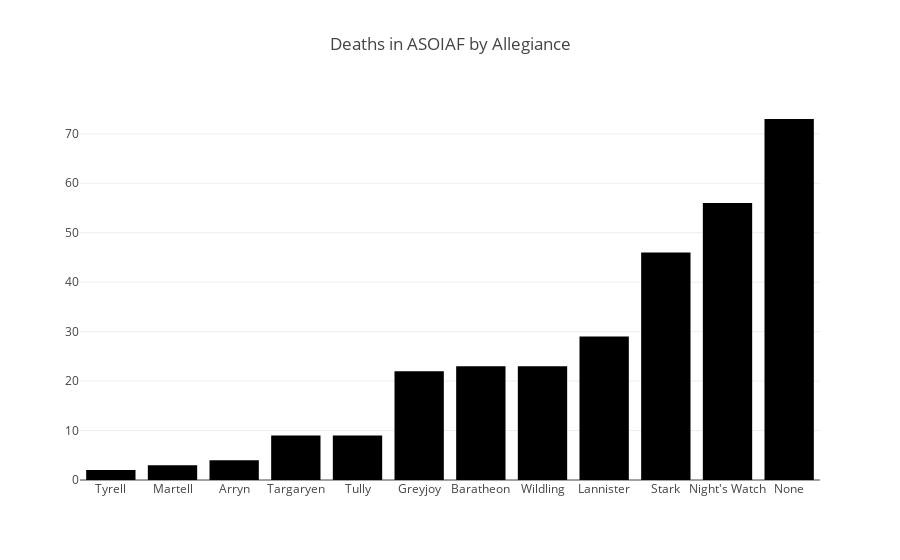

Write notebook code for a chart like this one.
### Code cell
data = [go.Bar(x = df4['Allegiances'],
               y = df4['Death Count'],
               marker=dict(color='black')
              )]

layout = dict(title = "Deaths in ASOIAF by Allegiance")
fig = dict(data = data, layout = layout)
iplot(fig, validate = False)

### Figure 1 — Plotly figure (JSON) as saved in the notebook; plotly's stock layout.template omitted (floating-point values rounded to 4 significant figures)
{"data": [{"marker": {"color": "black"}, "type": "bar", "x": ["Tyrell", "Martell", "Arryn", "Targaryen", "Tully", "Greyjoy", "Baratheon", "Wildling", "Lannister", "Stark", "Night's Watch", "None"], "y": [2, 3, 4, 9, 9, 22, 23, 23, 29, 46, 56, 73]}], "layout": {"autosize": true, "title": {"text": "Deaths in ASOIAF by Allegiance"}, "xaxis": {"autorange": true, "range": [-0.5, 11.5], "type": "category"}, "yaxis": {"autorange": true, "range": [0, 76.84], "type": "linear"}}}
